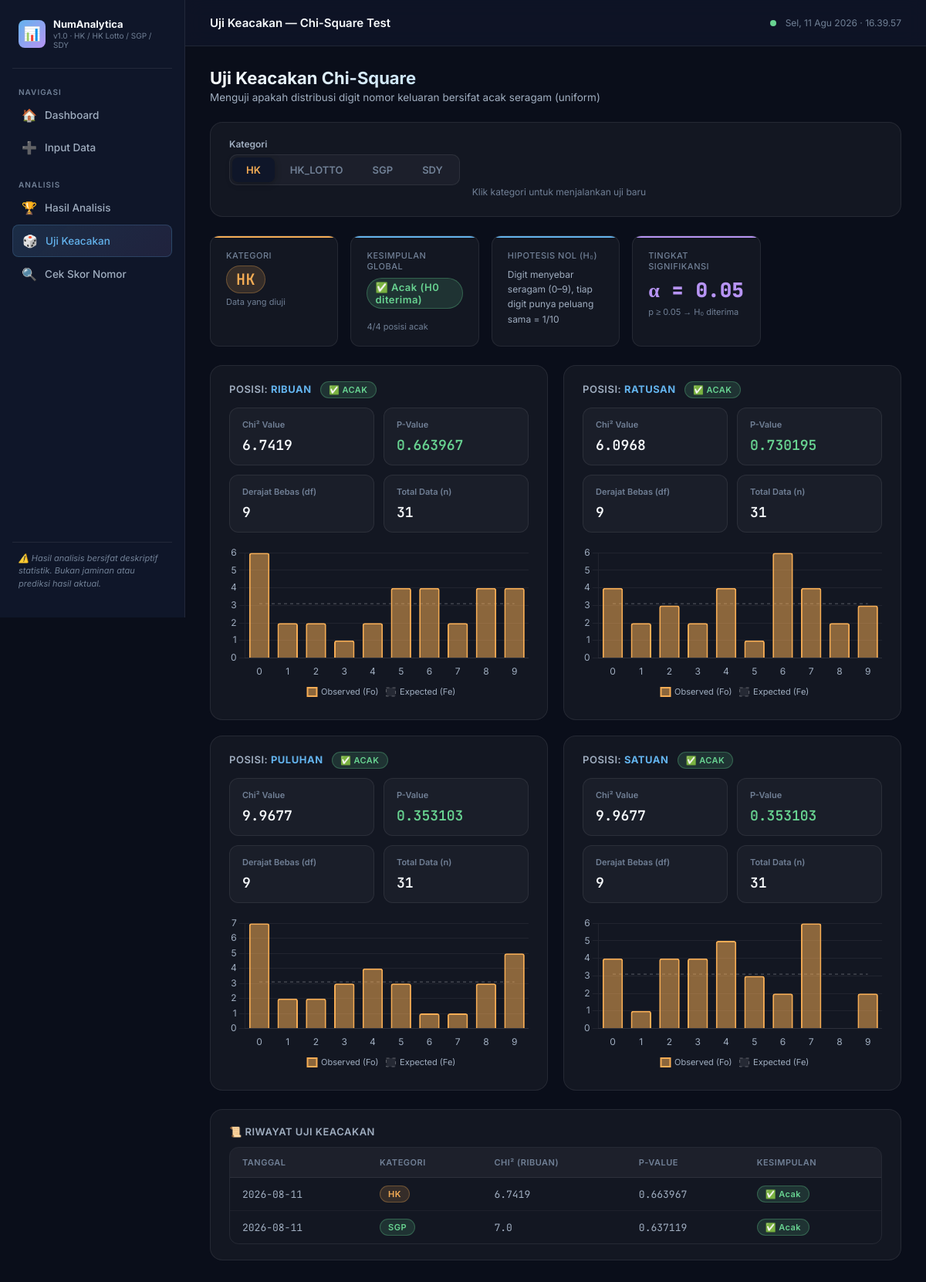
/uji-keacakan, run on an earlier commit of the app's database.
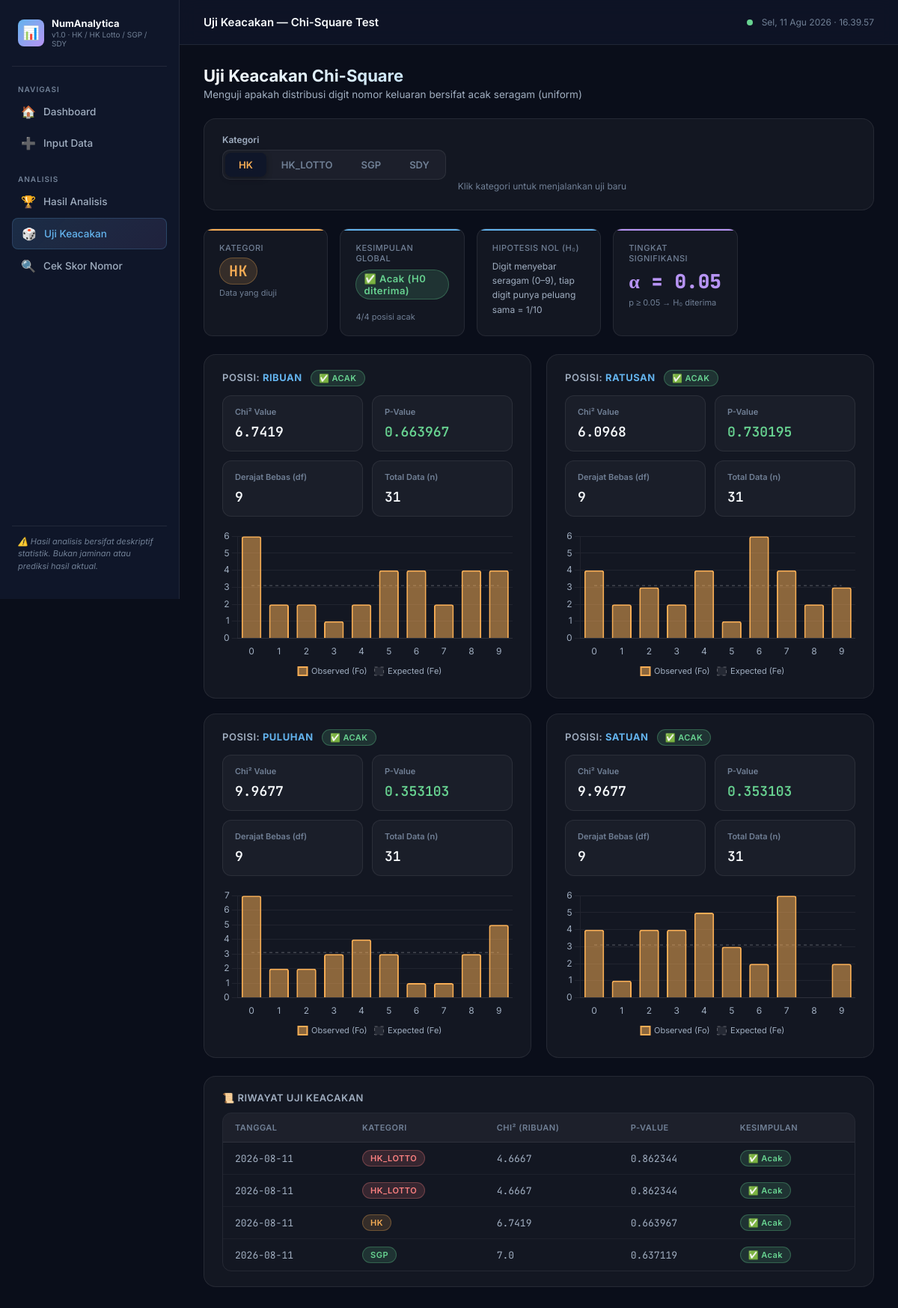
And on a later commit of the database.
### tables this page shows
CREATE TABLE uji_keacakan (
    id               INTEGER PRIMARY KEY AUTOINCREMENT,
    tanggal_uji      DATE NOT NULL,
    kategori         VARCHAR(10) NOT NULL,
    chi_square_value REAL,
    p_value          REAL,
    df               INTEGER,
    kesimpulan       TEXT,
    created_at       TIMESTAMP DEFAULT CURRENT_TIMESTAMP
);

### routes/uji_keacakan.py (the view)
@bp.route("/uji-keacakan", methods=["GET", "POST"])
def index():
    kategori = request.args.get("kat", "HK").upper()
    if kategori not in CATEGORIES:
        kategori = "HK"
    hasil = None
    if request.method == "POST":
        kat_uji = request.form.get("kategori", kategori).upper()
        hasil = uji_chi_square_digit(kat_uji)
        simpan_hasil_uji(kat_uji, hasil)
        kategori = kat_uji
    if hasil is None:
        hasil = uji_chi_square_digit(kategori)
    riwayat = get_riwayat_uji(limit=30)
    chart_data = {}
    for posisi, data in hasil["per_posisi"].items():
        chart_data[posisi] = {
            "labels": [str(d) for d in range(10)],
            "observed": data["observed"],
            "expected": data["expected"],
            "chi2": data["chi2"],
            "p_value": data["p_value"],
        }
    return render_template(
        "uji_keacakan.html",
        hasil=hasil,
        riwayat=riwayat,
        kategori=kategori,
        categories=CATEGORIES,
        chart_data=json.dumps(chart_data),
    )

### database.py (called while the page is built)
def get_conn():
    conn = sqlite3.connect(DATABASE_PATH)
    conn.row_factory = sqlite3.Row
    return conn

### modules/chi_square.py (called while the page is built)
def get_riwayat_uji(kategori: str = None, limit: int = 20):
    conn = get_conn()
    if kategori:
        rows = conn.execute(
            "SELECT * FROM uji_keacakan WHERE kategori=? ORDER BY created_at DESC LIMIT ?",
            (kategori, limit),
        ).fetchall()
    else:
        rows = conn.execute(
            "SELECT * FROM uji_keacakan ORDER BY created_at DESC LIMIT ?", (limit,)
        ).fetchall()
    conn.close()
    return [dict(r) for r in rows]

### modules/preprocessing.py (called while the page is built)
def get_data_by_category(kategori: str):
    conn = get_conn()
    rows = conn.execute(
        "SELECT tanggal, nilai FROM data_historis WHERE kategori=? ORDER BY tanggal ASC",
        (kategori,),
    ).fetchall()
    conn.close()
    return [(r["tanggal"], r["nilai"]) for r in rows]

### modules/stats_utils.py (called while the page is built)
def gammaq(a: float, x: float) -> float:
    if x < 0 or a <= 0:
        raise ValueError("Invalid arguments")
    if x == 0:
        return 1.0
    if x < a + 1.0:
        return 1.0 - _gser(a, x)
    return _gcf(a, x)

def chi2_sf(x: float, df: int) -> float:
    if x <= 0:
        return 1.0
    return gammaq(df / 2.0, x / 2.0)

### templates/uji_keacakan.html (shortened to what the changed rows need)
{% extends "base.html" %}
{% block content %}
<div class="page-header">
  <h1>Uji Keacakan Chi-Square</h1>
</div>
<form method="POST" style="margin-bottom:24px;">
  <div class="card" style="display:flex;align-items:flex-end;gap:16px;flex-wrap:wrap;">
    <div class="form-group mb-0">
      <div class="tab-group">
        {% for kat in categories %}
        <button type="submit" name="kategori" value="{{ kat }}"
                class="tab-btn {{ kat.lower() }} {% if kategori == kat %}active{% endif %}">
          {{ kat }}
        </button>
        {% endfor %}
      </div>
    </div>
  </div>
</form>
<div class="grid-2 mb-24">
  {% for posisi, data in hasil.per_posisi.items() %}
  <div class="card">
    <div class="card-title">
      Posisi: <strong style="color:var(--accent-blue);">{{ posisi|capitalize }}</strong>
      {% if 'diterima' in data.kesimpulan %}
      <span class="badge badge-success">✅ Acak</span>
      {% else %}
      <span class="badge badge-danger">❌ Tidak Acak</span>
      {% endif %}
    </div>
    <div class="chi-result-grid mb-16">
      <div class="chi-card">
        <div class="chi-card-title">Chi² Value</div>
        <div class="chi-value">{{ data.chi2 }}</div>
      </div>
      <div class="chi-card">
        <div class="chi-card-title">P-Value</div>
        <div class="chi-value" style="{% if data.p_value >= 0.05 %}color:var(--accent-green){% else %}color:var(--accent-red){% endif %}">
          {{ data.p_value }}
        </div>
      </div>
      <div class="chi-card">
        <div class="chi-card-title">Derajat Bebas (df)</div>
        <div class="chi-value">{{ data.df }}</div>
      </div>
      <div class="chi-card">
        <div class="chi-card-title">Total Data (n)</div>
        <div class="chi-value">{{ data.n }}</div>
      </div>
    </div>
    <canvas id="chart_{{ posisi }}" height="160"></canvas>
  </div>
  {% endfor %}
</div>
{% if riwayat %}
<div class="card">
  <div class="table-wrapper">
    <table>
      <thead>
        <tr>
          <th>Tanggal</th>
          <th>Kategori</th>
          <th>Chi² (ribuan)</th>
          <th>P-Value</th>
          <th>Kesimpulan</th>
        </tr>
      </thead>
      <tbody>
        {% for row in riwayat %}
        <tr>
          <td class="mono">{{ row.tanggal_uji }}</td>
          <td><span class="badge badge-{{ row.kategori.lower() }}">{{ row.kategori }}</span></td>
          <td class="mono">{{ row.chi_square_value }}</td>
          <td class="mono">{{ row.p_value }}</td>
          <td>
            {% if 'diterima' in row.kesimpulan %}
            <span class="badge badge-success">✅ Acak</span>
            {% else %}
            <span class="badge badge-danger">❌ Tidak Acak</span>
            {% endif %}
          </td>
        </tr>
        {% endfor %}
      </tbody>
    </table>
  </div>
</div>
{% endif %}
{% endblock %}
{% block scripts %}
<script>
const chartData = {{ chart_data|safe }};
const kat = "{{ kategori }}";
const katColors = { HK: '#f6ad55', HK_LOTTO: '#fc8181', SGP: '#68d391', SDY: '#b794f4' };
const color = katColors[kat] || '#63b3ed';
Object.entries(chartData).forEach(([posisi, d]) => {
  const ctx = document.getElementById('chart_' + posisi);
  if (!ctx) return;
  new Chart(ctx, {
    type: 'bar',
    data: {
      labels: d.labels,
      datasets: [
        {
          label: 'Observed (Fo)',
          data: d.observed,
          backgroundColor: color + '88',
          borderColor: color,
          borderWidth: 2,
          borderRadius: 3,
        },
        {
          label: 'Expected (Fe)',
          data: d.expected,
          backgroundColor: 'rgba(255,255,255,0.08)',
          borderColor: 'rgba(255,255,255,0.3)',
          borderWidth: 1,
          borderRadius: 3,
          type: 'line',
          pointRadius: 0,
          borderDash: [4, 4],
          fill: false,
        }
      ]
    },
    options: {
      responsive: true,
      plugins: {
        legend: { position: 'bottom', labels: { font: { size: 11 }, boxWidth: 12 } }
      },
      scales: {
        y: { beginAtZero: true, grid: { color: 'rgba(255,255,255,0.06)' } },
        x: { grid: { display: false } }
      }
    }
  });
});
</script>
{% endblock %}

What changed in the data, as far as the page shows it:
added uji_keacakan: tanggal_uji "2026-08-11", kategori "HK_LOTTO", chi_square_value "4.6667", p_value "0.862344", shows "✅ Acak"
added uji_keacakan: tanggal_uji "2026-08-11", kategori "HK_LOTTO", chi_square_value "4.6667", p_value "0.862344", shows "✅ Acak"
